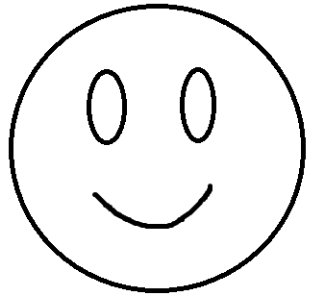
#> input picture task4/smile.png, 311 x 297 px
$ python face_swap.py
#> lines starting #> are read from the running program, lines starting #| are printed output that depends on the picture; after the words box and inside, x2 and y2 are one past the last pixel; in counts of white or black regions, pixels touching at a corner belong together
# 🔅 Task 4.2
# 📌 Take 2 image crop some part of both image and swap it.

import cv2
import numpy

photo_1=cv2.imread('smile.png')
#> photo_1 is the input picture: shape (297, 311, 3); min 0, max 255, mean 236.5
photo_2=cv2.imread('ang.png')
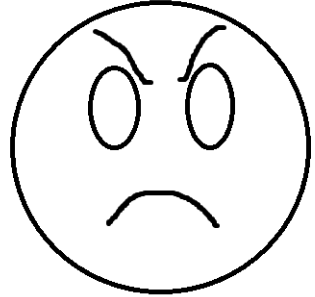
#> input picture task4/ang.png, 315 x 297 px
#> photo_2 is the input picture: shape (297, 315, 3); min 0, max 255, mean 233.4

photo_1_=photo_1[180:260,80:240]
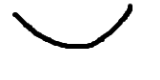
#> photo_1_: shape (80, 160, 3); min 0, max 255, mean 240.1
cv2.imshow("myphoto",photo_1_)
cv2.waitKey()
cv2.destroyAllWindows()

photo_2_ = photo_2[180:260,80:240]
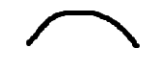
#> photo_2_: shape (80, 160, 3); min 0, max 255, mean 240.6
cv2.imshow("myphoto",photo_2_)
cv2.waitKey()
cv2.destroyAllWindows()

photo_2[180:260,80:240] = photo_1_
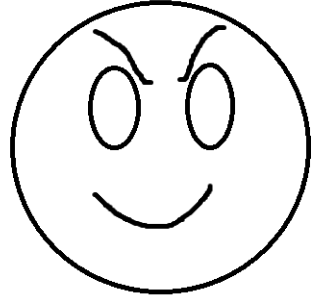
#> photo_2: shape (297, 315, 3); 2.03% of pixels changed, all inside (x1, y1, x2, y2) = (92, 183, 220, 229)
cv2.imshow("myphoto",photo_2)
cv2.waitKey()
cv2.destroyAllWindows()

temp_photo = photo_2=cv2.imread('ang.png')
photo_2_ = temp_photo[180:260,80:240]

photo_1[180:260,80:240]  = photo_2_
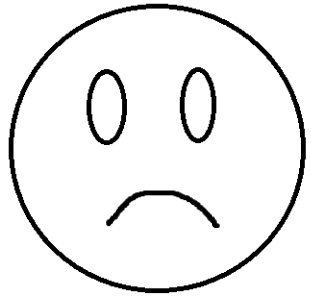
#> photo_1: shape (297, 311, 3); 2.06% of pixels changed, all inside (x1, y1, x2, y2) = (92, 183, 220, 229)
cv2.imshow("myphoto",photo_1)
cv2.waitKey()
cv2.destroyAllWindows()
